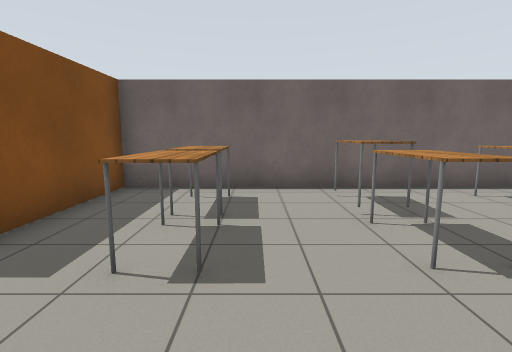
[1] (above)

24 first-person views from a walk through a robot-simulator world made for Gazebo. The camera is 1.2 m above the floor, tilts 8° down and sees 85° across. The floor is counted in squares, 1 m on a side. Each view is taken from the middle of a square. On the plan, view 1 faces up. The plan holds only what a view shows up to about 12 squares ahead; the rest is blank. Simple patterns stand in for the simulator's built-in surfaces.

[2]
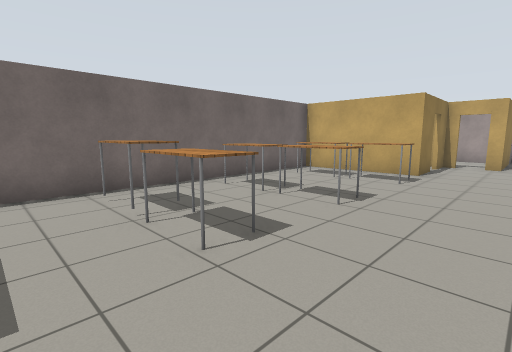

[3]
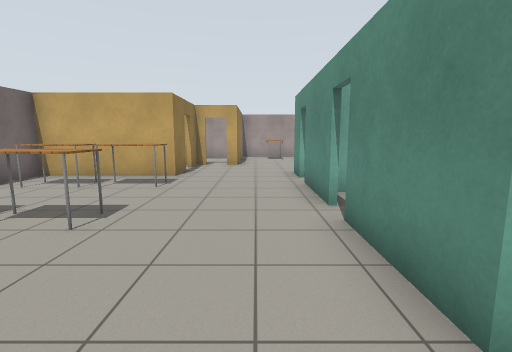

[4]
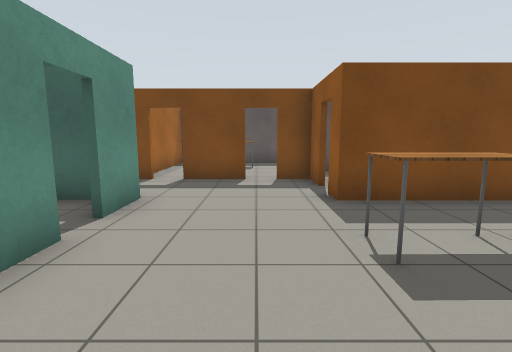

[5]
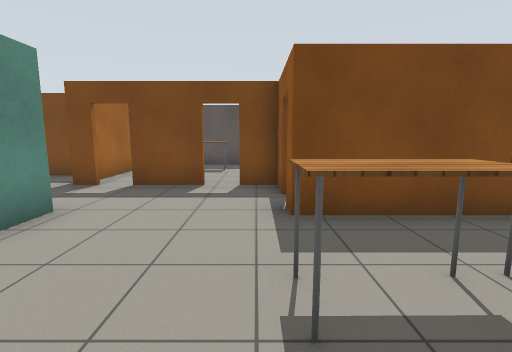

[6]
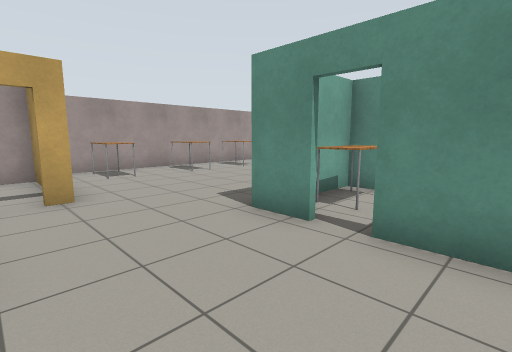

[7]
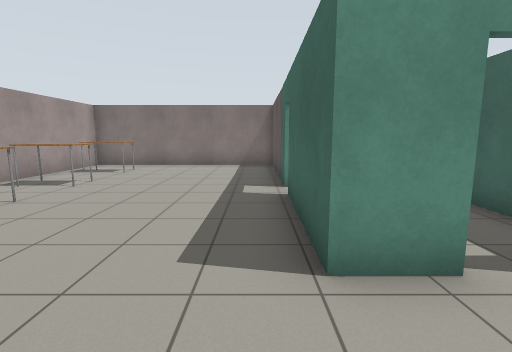

[8]
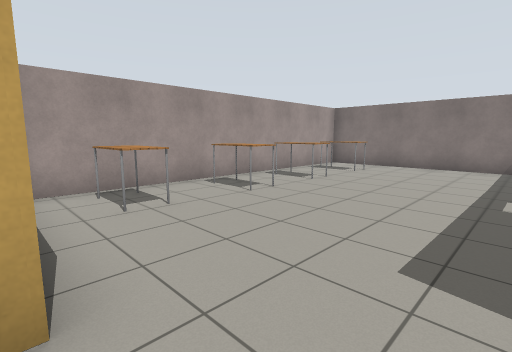

[9]
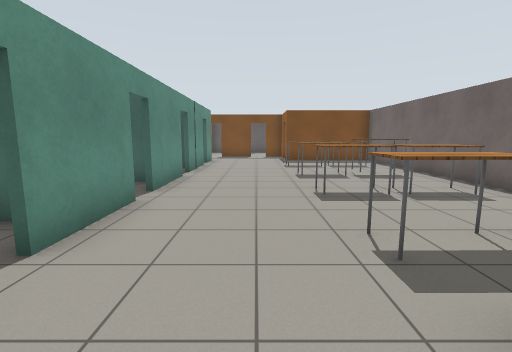

[10]
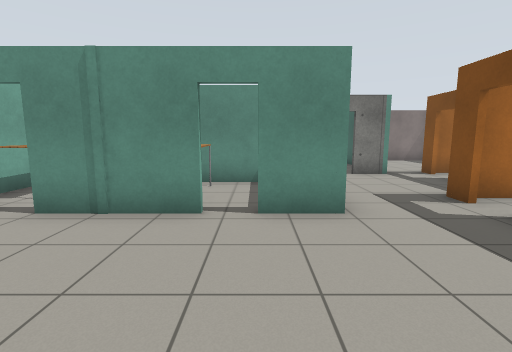

[11]
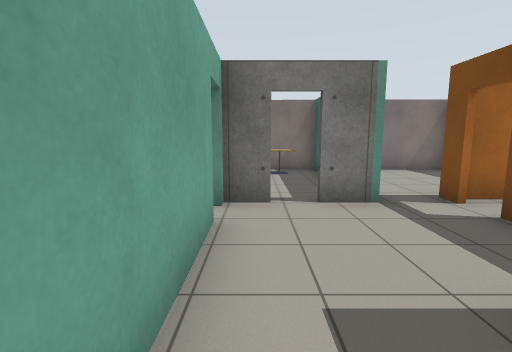

[12]
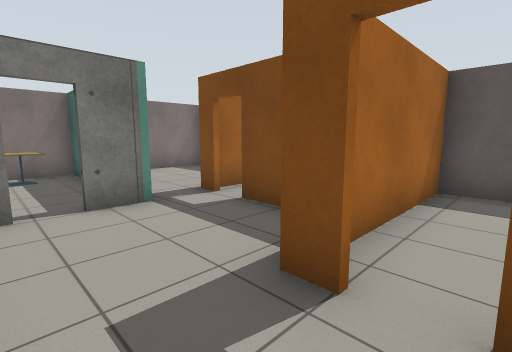

[13]
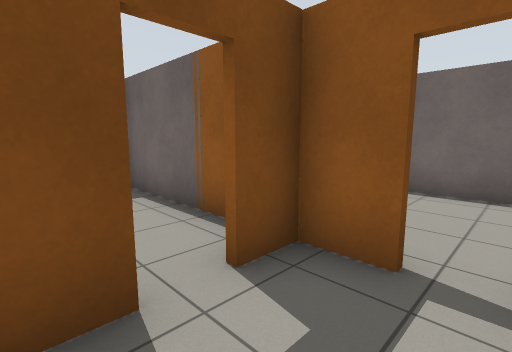

[14]
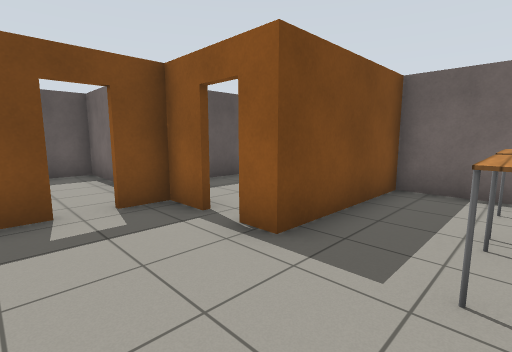

[15]
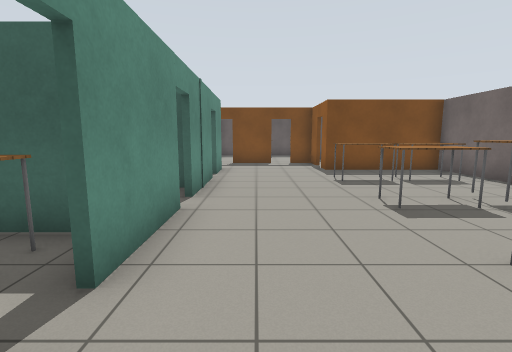

[16]
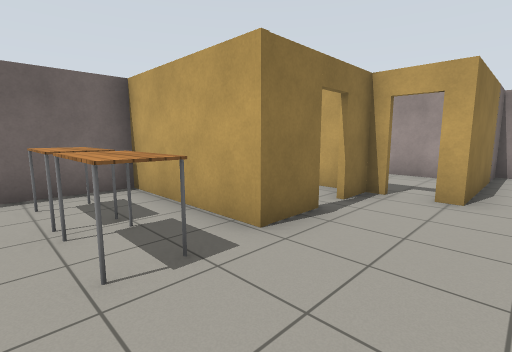

[17]
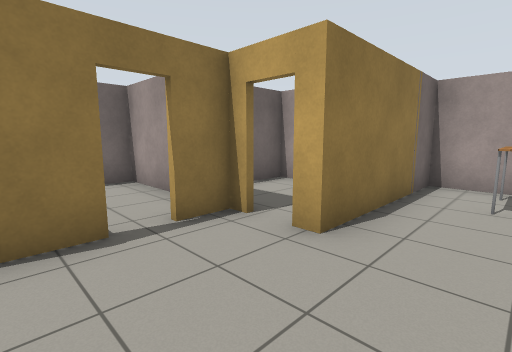

[18]
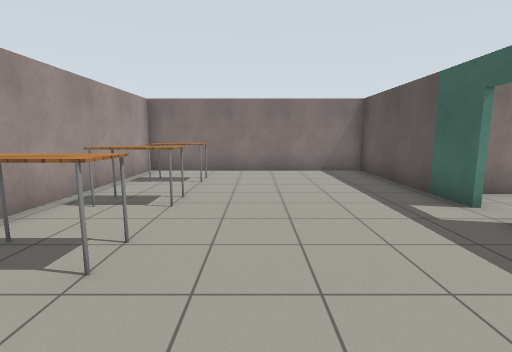

[19]
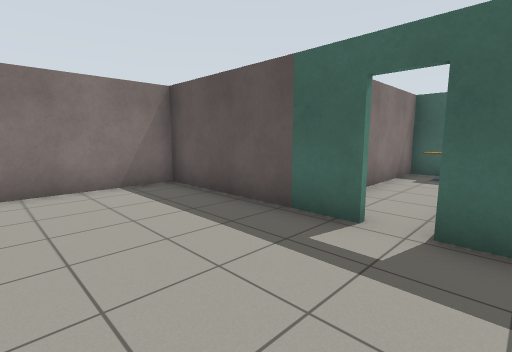

[20]
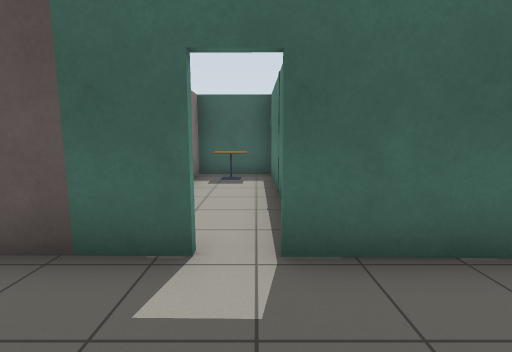

[21]
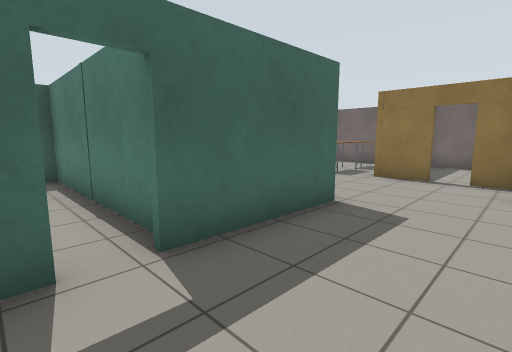

[22]
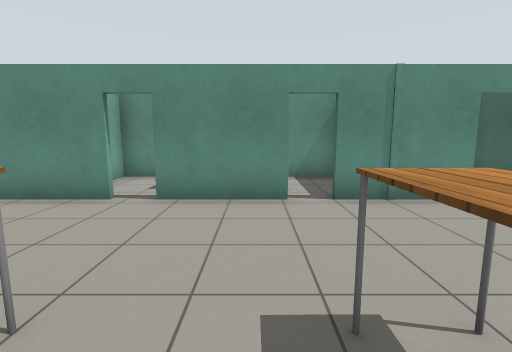

[23]
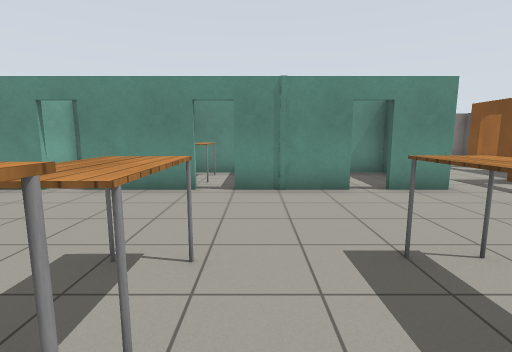

[24]
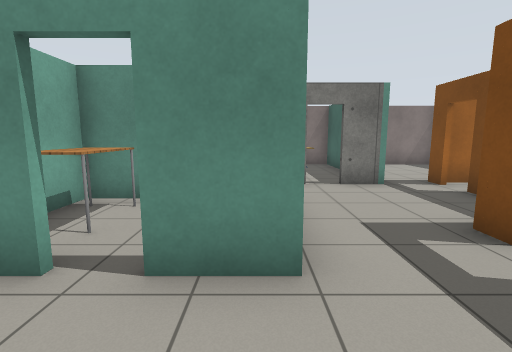

### Floor plan
Points are (right, up) in squares from view 1. A wall is a line through its corners. A room is listed if a view was taken in it or the views show most of it. See-through windows are left out.
Room 1 (views 1, 2, 3, 4, 5, 6, 7, 8, 9, 10, 11, 12, 13, 14, 15, 16, 17, 18, 19, 20, 21, 22, 23, 24)
walls: (5.7, -1.3) (8.4, -1.3); (9.1, -1.3) (10.4, -1.3) (10.3, -4.8); (2.4, -1.3) (5, -1.3); (11.1, 2.6) (9.6, 2.6) (9.6, 6.7) (-3.2, 6.7) (-3.2, 2.5) (-3.9, 2.5); (12.9, 2.1) (12.9, 2.6) (11.9, 2.6); (10.3, -5.6) (10.2, -10.9) (17.8, -10.9) (17.8, 0.8) (12.9, 0.8) (12.9, 1.3); (-1.3, -1.3) (1.5, -1.3); (-3.4, -4.9) (-3.4, -1.3) (-2, -1.3); (-4.7, 2.5) (-5.9, 2.5) (-5.9, 1.5); (-4.4, -6) (-3.4, -6); (-5.9, 0.7) (-5.9, -1.1); (-5.9, -1.9) (-5.9, -2.6); (-6.4, -6) (-5.1, -6)
ways out: open door at (-6, -1.5) to room 2; open door at (-6, 1) to room 2; open door at (2, -1) to room 3; open door at (5.5, -1) to room 4; open door at (9, -1) to room 5; open door at (13, 1.5) to room 6; open door at (11.5, 3) to room 7; opening at (-6, -4.5) to room 8; open door at (-5, -6); open door at (-4.5, 3); open door at (-3, -5.5); open door at (-1.5, -1); open door at (10, -5)
objects: table (-1, 3); table (-1, 4) to (-1, 5); table (2, 3); table (2, 4) to (2, 5); table (5, 3); table (5, 4) to (5, 5); table (8, 3); table (8, 4) to (8, 5); table (16, -9) to (17, -9); table (16, -6) to (17, -6); table (16, -4) to (17, -4); table (16, -1) to (17, -1)
Room 2 (no view inside)
walls: (-7.1, 2.5) (-10.9, 2.5) (-10.9, -2.4) (-6.2, -2.4)
ways out: open door at (-6, -1.5) to room 1; open door at (-6, 1) to room 1
objects: other object (-9, 0) to (-9, 1)
Room 3 (no view inside)
walls: (0.6, -4.4) (3.1, -4.4)
ways out: open door at (2, -1) to room 1
objects: other object (3, -3)
Room 4 (no view inside)
walls: (6, -4.4) (7, -4.4) (7, -1.7); (3.6, -1.9) (3.6, -2.5); (9.8, -4.5) (4, -4.5) (4, -6.8) (7.2, -6.8)
ways out: open door at (5.5, -1) to room 1
objects: table (4, -4) to (5, -2); cafe table (5, -6) to (5, -5)
Room 5 (no view inside)
walls: (10.2, -4.4) (10.2, -1.5); (7.1, -2.4) (7.1, -4)
ways out: open door at (9, -1) to room 1
objects: table (9, -4) to (9, -2)
Room 6 (no view inside)
walls: (16.4, 0.9) (16.4, 4.4) (15.3, 4.4)
ways out: open door at (13, 1.5) to room 1
Room 7 (no view inside)
walls: (12.9, 2.9) (12.9, 6.7) (10.1, 6.7)
ways out: open door at (11.5, 3) to room 1
Room 8 (no view inside)
walls: (-7.6, -3.6) (-7.6, -5.1)
ways out: opening at (-6, -4.5) to room 1; opening at (-7, -6); open door at (-8, -5.5)

Positions as (right, up) in squares from view 1, and headings:
1: (0, 0), facing up
2: (0, 0), facing up-right
3: (1, 0), facing right
4: (2, 1), facing left
5: (1, 2), facing left
6: (7, 2), facing down-right
7: (11, 1), facing down
8: (11, 1), facing down-right
9: (11, 1), facing left
10: (-2, 3), facing down
11: (-4, -1), facing down
12: (-4, -1), facing down-left
13: (-4, 0), facing up-left
14: (-1, 0), facing up-left
15: (7, 0), facing left
16: (7, 0), facing up-right
17: (10, -1), facing up-right
18: (14, -1), facing down
19: (14, -4), facing down-left
20: (13, -5), facing left
21: (13, -6), facing up-left
22: (3, 4), facing down
23: (1, 5), facing down
24: (-3, 1), facing down
